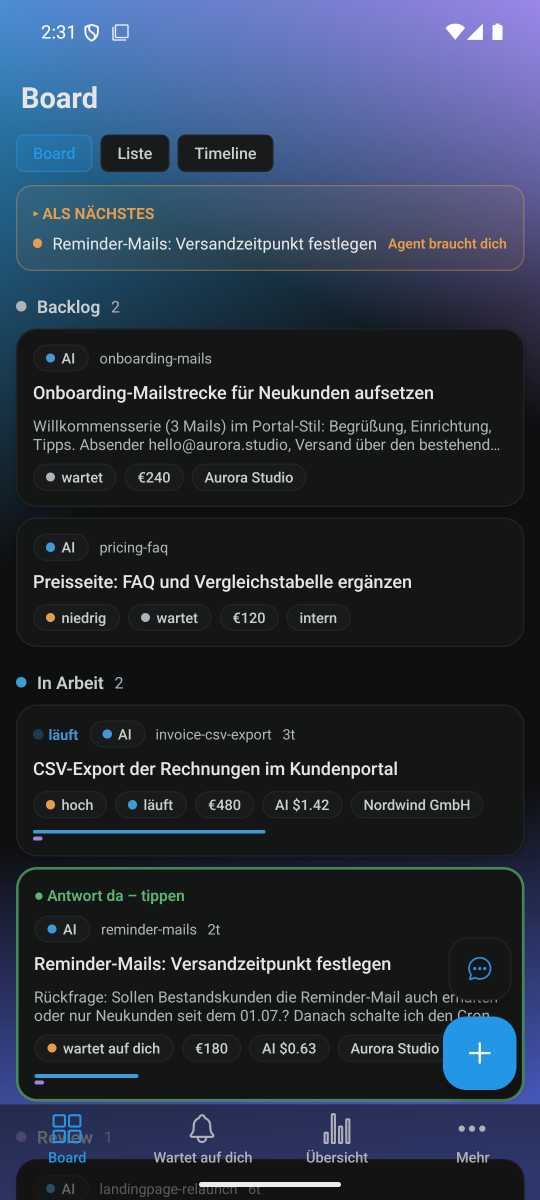
#> input picture ops/docs/store/screenshots/01-board.png, 1080 x 2400 px (shown at 1/2 size)
$ python make_appstore_screenshots.py
#> lines starting #> are read from the running program, lines starting #| are printed output that depends on the picture
# -*- coding: utf-8 -*-
"""Resize the existing Play Store phone screenshots to Apple's required
App Store canvas - the same four screens (owner decision 2026-09-05: reuse
the Play assets as the basis, not a fresh capture).

Source is `ops/docs/store/screenshots/0N-*.png` (1080x2400, aspect 0.45) -
the finished Play Store crop, not the `play/*-1920.png` files (those are an
EARLIER, lower-height 1080x1920 capture from before the Play crop, not a
higher-resolution source - correcting an earlier wrong assumption in
APPSTORE_LISTING.md).

Apple's required iPhone canvas (6.9", 1320x2868, aspect 0.4603) is close to
but not identical to the source aspect - stretching would visibly distort
UI. Instead: scale to match target width, then center-crop the (slightly
taller) result down to the target height. At this aspect delta the crop is
~33px off each of the top/bottom edges - confirmed below to stay clear of
the status bar/bottom nav in all four source screenshots.

    py -3.12 ops/tools/make_appstore_screenshots.py

Output: ops/docs/store/screenshots/appstore/iphone-6.9/0N-*.png (1320x2868)

Deliberately NOT handled here: iPad screenshots. The app declares
`ios.supportsTablet: true` (surfaces/app/app.json), so Apple's upload UI may
ask for a 13" iPad set (2064x2752, aspect 0.75) - but these are phone
screenshots (aspect 0.45); center-cropping or padding them onto an iPad
canvas would look like a phone screenshot pasted on a poster, not an iPad
screenshot, which reads as low-effort in review. See
ops/docs/store/APP_STORE_RELEASE.md for the options (real iPad Simulator
capture / check whether ASC's upload UI actually hard-requires it for a
non-tablet-optimized layout).
"""
import os
from PIL import Image

ROOT = os.path.dirname(os.path.dirname(os.path.dirname(os.path.abspath(__file__))))
SRC_DIR = os.path.join(ROOT, "ops", "docs", "store", "screenshots")
OUT_DIR = os.path.join(SRC_DIR, "appstore", "iphone-6.9")

FILES = ["01-board.png", "02-card-verlauf.png", "03-wartet-auf-dich.png", "04-uebersicht.png"]
TARGET_W, TARGET_H = 1320, 2868


def main():
    os.makedirs(OUT_DIR, exist_ok=True)
    for name in FILES:
        src_path = os.path.join(SRC_DIR, name)
        img = Image.open(src_path).convert("RGB")
        scale = TARGET_W / img.width
#> scale = 1.22
        scaled = img.resize((TARGET_W, round(img.height * scale)), Image.LANCZOS)
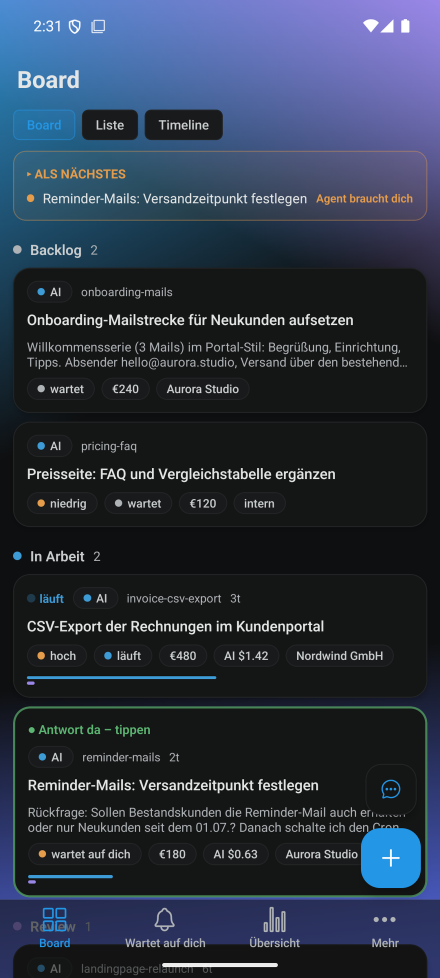
#> scaled: PIL image 1320x2933 RGB (shown at 1/3 size); mean R, G, B 42.6, 51.4, 67
        crop_top = (scaled.height - TARGET_H) // 2
#> crop_top = 32
        cropped = scaled.crop((0, crop_top, TARGET_W, crop_top + TARGET_H))
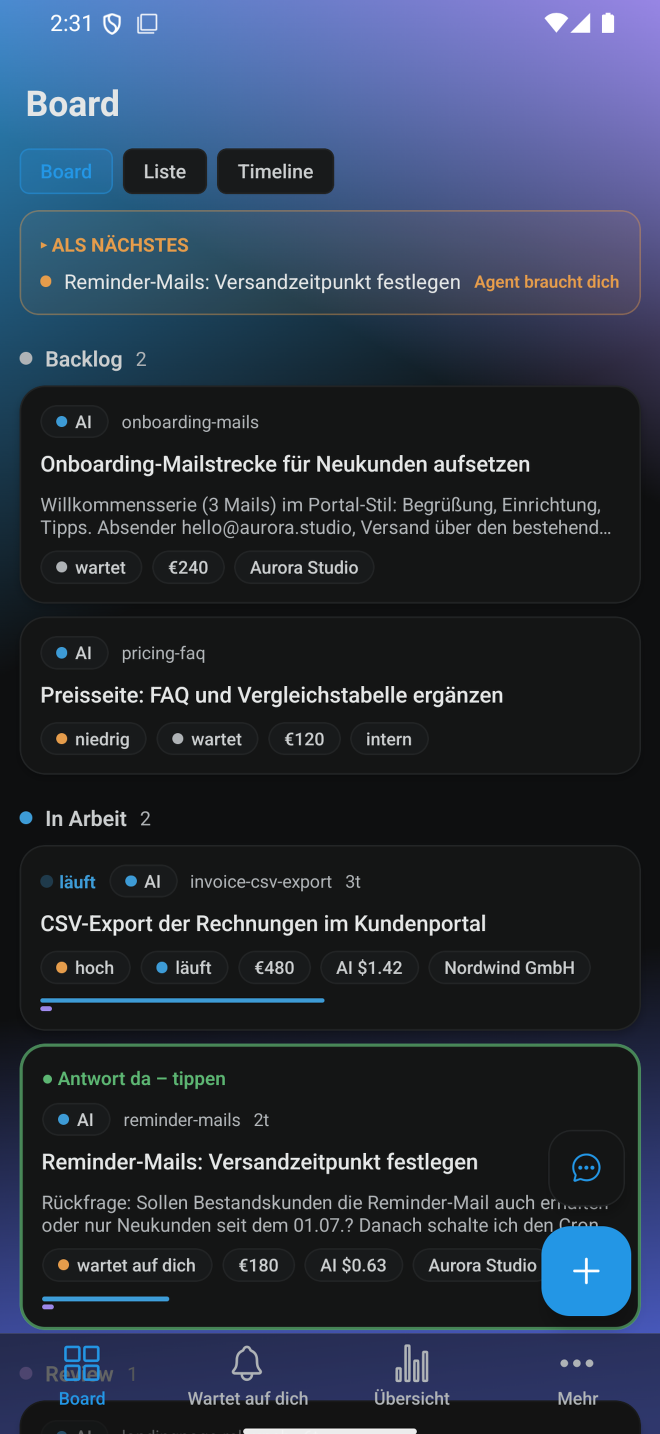
#> cropped: PIL image 1320x2868 RGB (shown at 1/2 size); mean R, G, B 41.9, 50.8, 65.8
        out_path = os.path.join(OUT_DIR, name)
        cropped.save(out_path, "PNG", optimize=True)
        print("wrote %s %s (cropped %dpx off top+bottom combined)"
              % (out_path, cropped.size, scaled.height - TARGET_H))
#| wrote ops/docs/store/screenshots/appstore/iphone-6.9/01-board.png (1320, 2868) (cropped 65px off top+bottom combined)
#> pass 2 of the loop in main, `for name in FILES:`:
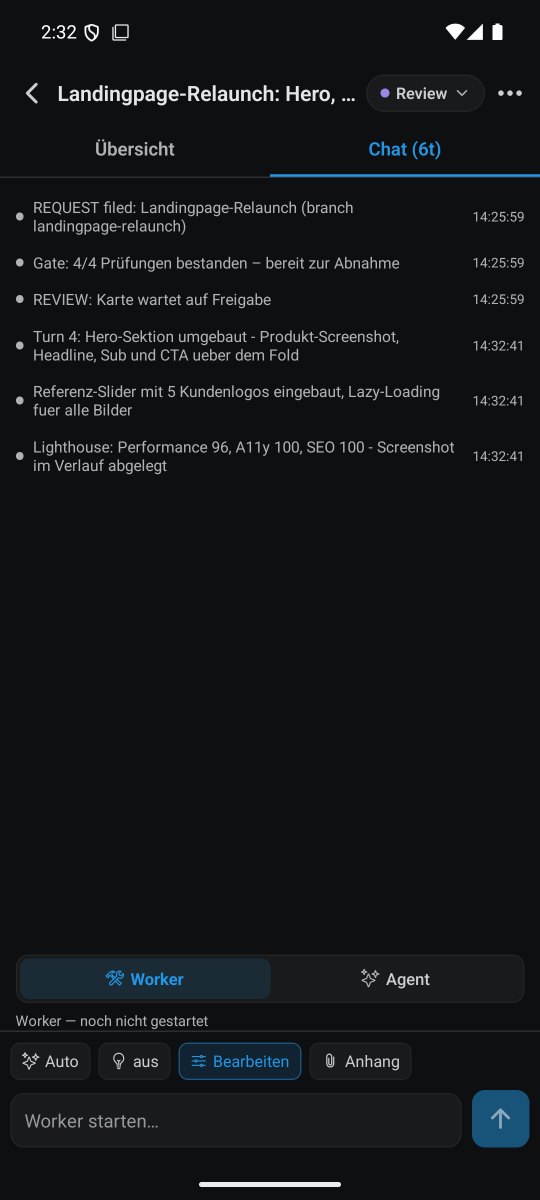
#> input picture ops/docs/store/screenshots/02-card-verlauf.png, 1080 x 2400 px (shown at 1/2 size)
#> in main, `cropped = scaled.crop((0, crop_top, TARGET_W, crop_top + TARGET_H))`:
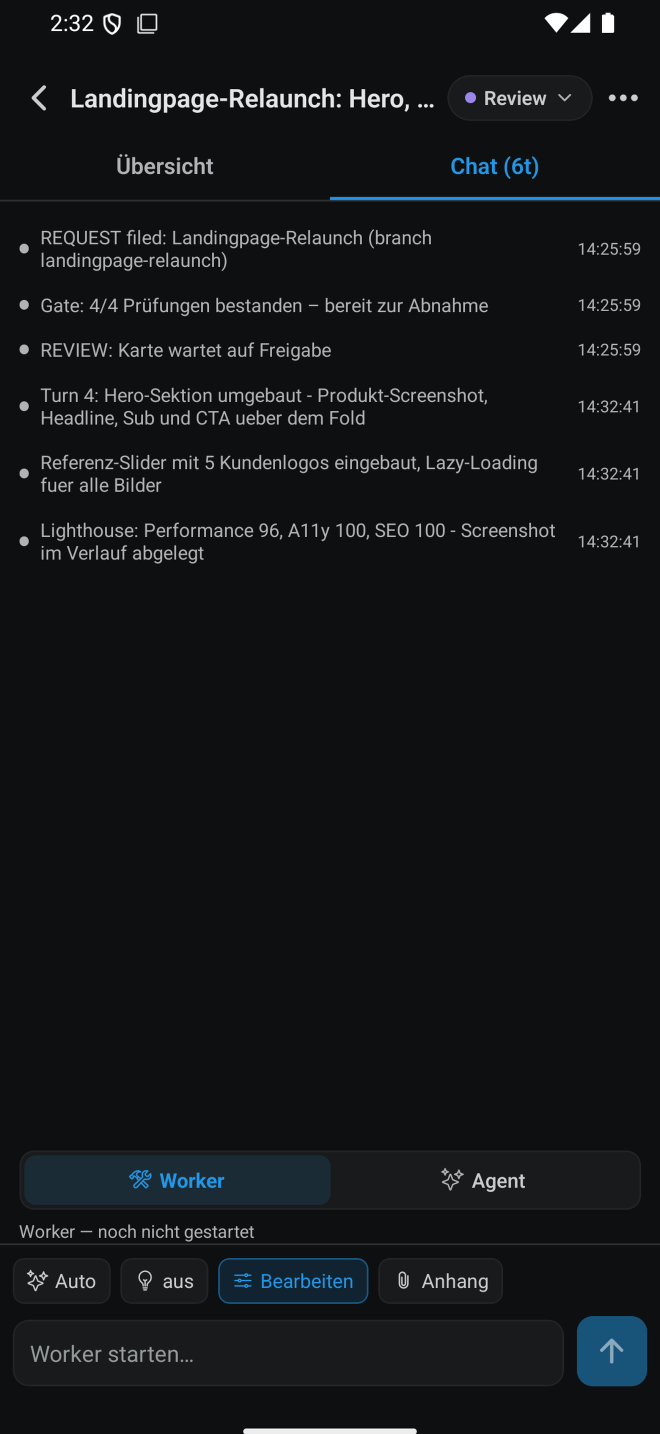
#> cropped: PIL image 1320x2868 RGB (shown at 1/2 size); mean R, G, B 19.8, 21.9, 23.6
#| wrote ops/docs/store/screenshots/appstore/iphone-6.9/02-card-verlauf.png (1320, 2868) (cropped 65px off top+bottom combined)
#> pass 3 of the loop in main, `for name in FILES:`:
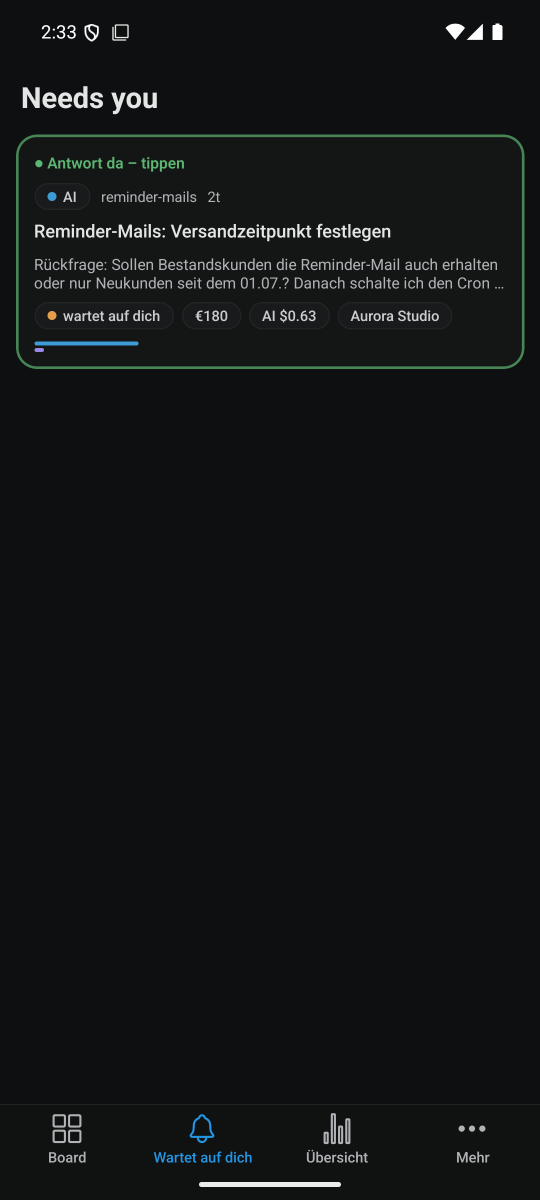
#> input picture ops/docs/store/screenshots/03-wartet-auf-dich.png, 1080 x 2400 px (shown at 1/2 size)
#> in main, `cropped = scaled.crop((0, crop_top, TARGET_W, crop_top + TARGET_H))`:
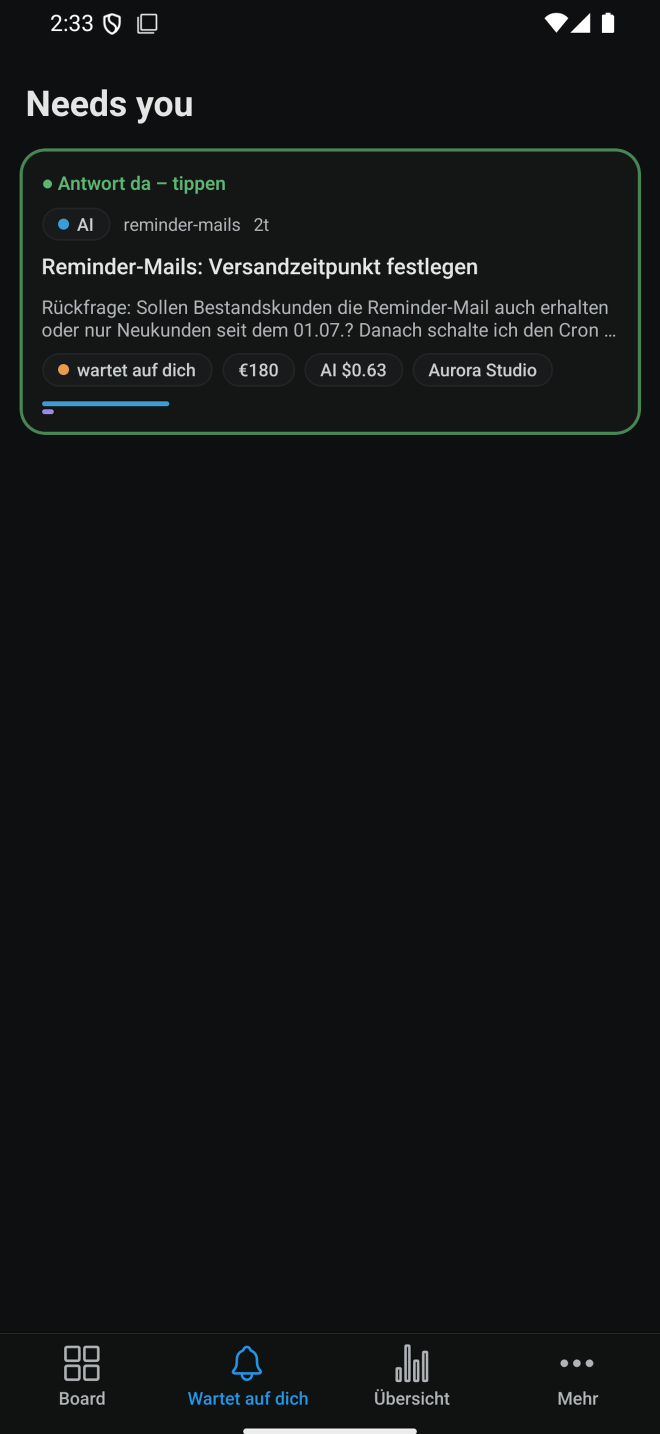
#> cropped: PIL image 1320x2868 RGB (shown at 1/2 size); mean R, G, B 18.9, 20.5, 21.1
#| wrote ops/docs/store/screenshots/appstore/iphone-6.9/03-wartet-auf-dich.png (1320, 2868) (cropped 65px off top+bottom combined)
#> the loop made 4 passes; the first 3 are shown


if __name__ == "__main__":
    main()
